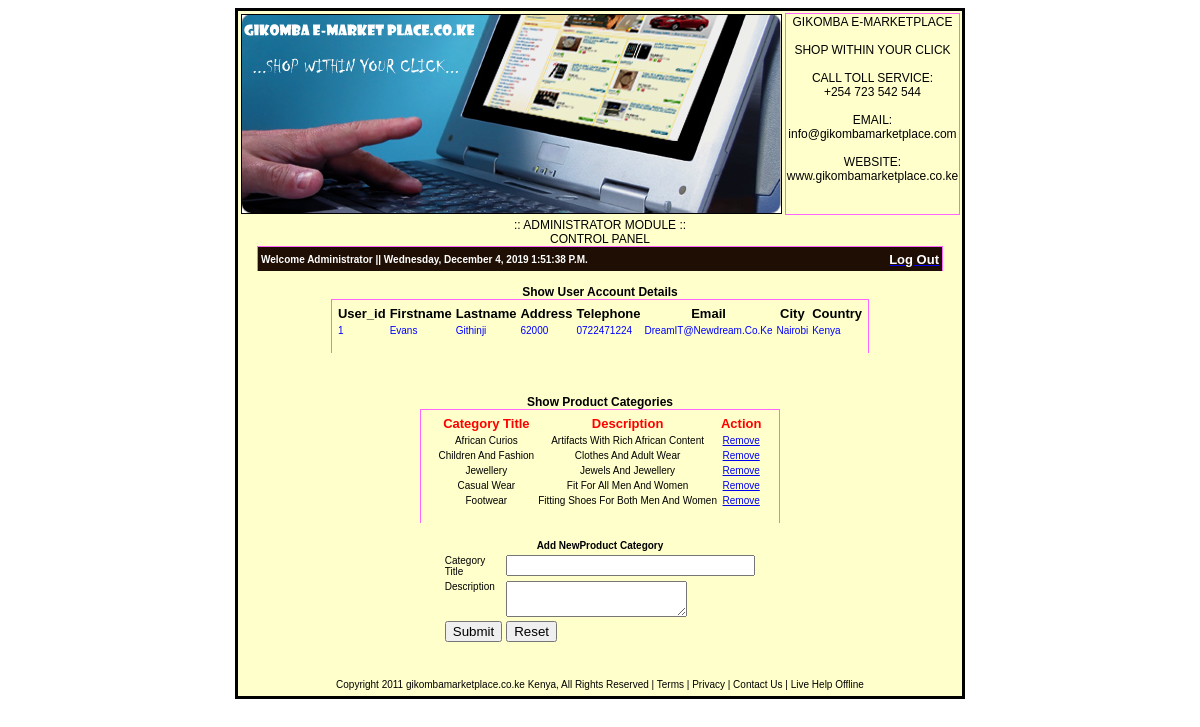
The app's page /control_panel.php with its own data.
### tables this page shows
CREATE TABLE `account` (
  `user_id` int(3) NOT NULL auto_increment,
  `firstname` varchar(255) NOT NULL,
  `lastname` varchar(255) NOT NULL,
  `address` varchar(255) NOT NULL,
  `telephone` varchar(25) NOT NULL,
  `email` varchar(255) NOT NULL,
  `city` varchar(255) NOT NULL,
  `country` varchar(255) NOT NULL,
  `username` varchar(255) NOT NULL,
  `password` varchar(255) NOT NULL,
  `confirm_password` varchar(255) NOT NULL,
  PRIMARY KEY  (`user_id`)
);

CREATE TABLE `store_categories` (
  `id` int(3) NOT NULL auto_increment,
  `cat_title` varchar(50) NOT NULL,
  `cat_desc` varchar(255) NOT NULL,
  PRIMARY KEY  (`id`)
);

### control_panel.php (the view, shortened to what this page needs)
<html>
<head>
<link href="design.css" rel="stylesheet" type="text/css">
</head>
<body>
<table width="57%" align="center" class="mainbody">
  <tr valign="top" class="mainbody">
    <td height="88"><div align="center"><img src="images/banner2.jpg" width="539" height="198" border="1"></div></td>
    <td width="28%" height="88" class="menuheaders"><div align="center">GIKOMBA
        E-MARKETPLACE<br>
        <br>
        SHOP WITHIN YOUR CLICK <br>
        <br>
        CALL TOLL SERVICE:<br>
        +254 723 542 544<br>
        <br>
        EMAIL: <br>
        info@gikombamarketplace.com<br>
        <br>
        WEBSITE:<br>
        www.gikombamarketplace.co.ke</div></td>
  </tr>
  <tr>
    <td height="149" colspan="2" valign="top"><div align="center">:: ADMINISTRATOR
        MODULE :: </div>
      <div align="center">CONTROL PANEL</div>
      <table width="686" border="0" align="center" bgcolor="#1F0E04" class="tabledesign">
        <tr>
          <td width="515" height="20" align="left"><span class="style49"><font color="#FFFFFF">Welcome
            Administrator ||</font></span> <font color="#FFFFFF"><span class="style49" id="clock">Thursday,
            January 15, 2009 11:25:40 A.M.</span></font> </td>
          <td width="161" align="right"><a href="logout.php"><font color="#FFFFFF" size="-1">log
            out</font></a></td>
        </tr>
      </table>
      <div align="center"><span class="style48"><span class="style47"><strong><br>
        Show User Account Details</strong><br>
        </span></span> </div>
      <table width="75%" align="center"  class="tabledesign">
        <tr>
          <td height="20" valign="top"><div align="center"> <?php
			    $result = mysql_query("SELECT user_id, firstname, lastname, address, telephone, email, city, country FROM account order by user_id asc");
	$number_cols = mysql_num_fields($result);
echo "<table align='center'>\n";
echo "<tr>\n";
for ($i=0; $i<$number_cols; $i++)
{
print "<th><font style='verdana' color='black' size='2' face='Verdana, Arial, Helvetica, sans-serif'>". mysql_field_name($result, $i)."</font></th>\n";
}
print "</tr>\n";
while ($row = mysql_fetch_row($result))
{
print "<tr>\n";
for ($i=0; $i<$number_cols; $i++)
{
print "<td>";
if (!isset($row[$i]))
{print "NULL";}
else
{print "<font style='verdana' color='blue' size='1' face='Verdana, Arial, Helvetica, sans-serif'>$row[$i]</font>";}
print "</td>\n";
}
print "</tr>\n";
}
print "</table>";
				?><br />
            </div></td>
        </tr>
      </table>
      <div align="center"><strong><br>
        <span class="style48"><span class="style48"><span class="style47"><br>
        <br>
        Show Product Categories</span></span></span></strong> </div>
      <table width="50%" align="center"  class="tabledesign">
        <tr>
          <td height="20" valign="top"><div align="center">
              <?php
	$query = "select cat_title, cat_desc from store_categories";
  $result = mysql_query($query) or die(mysql_error());
  if (mysql_num_rows($result) < 1) {
     $msg .= "<P>You have no categories.
     Add new?</p>";
  } else {
  $msg .= "
      <table align=center>
     <tr valign=top>
     <th><font color='red' size='2' face='Verdana, Arial, Helvetica, sans-serif'>Category Title</font></th>
     <th><font color='red' size='2' face='Verdana, Arial, Helvetica, sans-serif'>Description</font></th>
	      <th><font color='red' size='2' face='Verdana, Arial, Helvetica, sans-serif'>Action</font></th>
	     </tr>";
	  while ($cat = mysql_fetch_array($result)) {
         $id = $cart['id'];
         $cat_title = stripslashes($cat['cat_title']);
         $cat_desc = $cat['cat_desc'];
	$msg .= "<tr valign=top>
         <td align=center><font color='black' size='1' face='Verdana, Arial, Helvetica, sans-serif'>$cat_title </font><br></td>
         <td align=center><font color='black' size='1' face='Verdana, Arial, Helvetica, sans-serif'>$cat_desc </font><br></td>
         <td align=center><font color='black' size='1' face='Verdana, Arial, Helvetica, sans-serif'><a href='removecategory.php?id=$id'>remove</a></font></td>
</tr>
		 ";
     }
     $msg .= "</table>";
  }
				?><?php
 print "$msg"; ?>
              <br />
            </div></td>
        </tr>
      </table>
      <br>
      <form action="<?php echo $_SERVER['PHP_SELF'] ?>" method="post">
        <table width="37%" align="center" class="text">
          <tr>
            <td colspan="2" valign="top"><div align="center"><strong>Add NewProduct
                Category</strong></div></td>
          </tr>
          <tr>
            <td width="36%" valign="top">Category Title</td>
            <td width="64%" valign="top"><input name="title" type="text" size="28"></td>
          </tr>
          <tr>
            <td valign="top">Description</td>
            <td valign="top"><textarea name="desc" id="desc"></textarea></td>
          </tr>
          <tr>
            <td height="27" valign="top"><input name="submit" type="submit" id="submit" value="Submit"></td>
            <td valign="top"><input name="reset" type="reset" id="reset" value="Reset"></td>
          </tr>
        </table>
      </form>
	  <div align="center">
        <br>
      </div>
       </td>
  </tr>
  <tr valign="top">
    <td height="16" colspan="2"><div align="center">
        <p class="text">Copyright 2011 gikombamarketplace.co.ke Kenya, All Rights
          Reserved | Terms | Privacy | Contact Us | Live Help Offline</p>
      </div></td>
  </tr>
</table>
</body>
</html>

### design.css (style rules this page uses)
.mainbody { font-family: Verdana, Arial, Helvetica, sans-serif; font-size: 12px; line-height: normal; text-transform: none; background-color: #FFFFCC; border: solid #000000; color: #000000; }
.menuheaders { border: 1px solid #FF66FF; font-family: Verdana, Arial, Helvetica, sans-serif; font-size: 12px; font-style: normal; font-weight: normal; font-variant: normal; text-transform: none; text-decoration: none; }
.tabledesign { border-top-width: 1px; border-right-width: 1px; border-bottom-width: 1px; border-left-width: 1px; border-top-style: solid; border-right-style: solid; border-left-style: solid; border-top-color: #FF66FF; border-right-color: #FF66FF; border-bottom-color: #FF66FF; border-left-color: #FF66FF; font-family: Verdana, Arial, Helvetica, sans-serif; font-size: 10px; font-weight: bold; font-variant: normal; text-transform: capitalize; color: #0000CC; text-decoration: none; border-bottom-style: none; }
.text { font-family: Verdana, Arial, Helvetica, sans-serif; font-size: 10px; font-style: normal; line-height: normal; font-weight: normal; font-variant: normal; text-transform: none; text-decoration: none; }

### records on screen
account: user_id "1", firstname "Evans", lastname "Githinji", address "62000", telephone "0722471224", email "DreamIT@newdream.co.ke", city "Nairobi", country "Kenya"
store_categories: cat_title "African Curios", cat_desc "Artifacts With Rich African Content"
store_categories: cat_title "Children And Fashion", cat_desc "Clothes And Adult Wear"
store_categories: cat_title "Jewellery", cat_desc "Jewels And Jewellery"
store_categories: cat_title "Casual Wear", cat_desc "Fit For All Men And Women"
store_categories: cat_title "Footwear", cat_desc "Fitting Shoes For Both Men And Women"

### other values on screen
mysql_field_name($result, $i) "User_id"
mysql_field_name($result, $i) "Firstname"
mysql_field_name($result, $i) "Lastname"
mysql_field_name($result, $i) "Address"
mysql_field_name($result, $i) "Telephone"
mysql_field_name($result, $i) "Email"
mysql_field_name($result, $i) "City"
mysql_field_name($result, $i) "Country"
